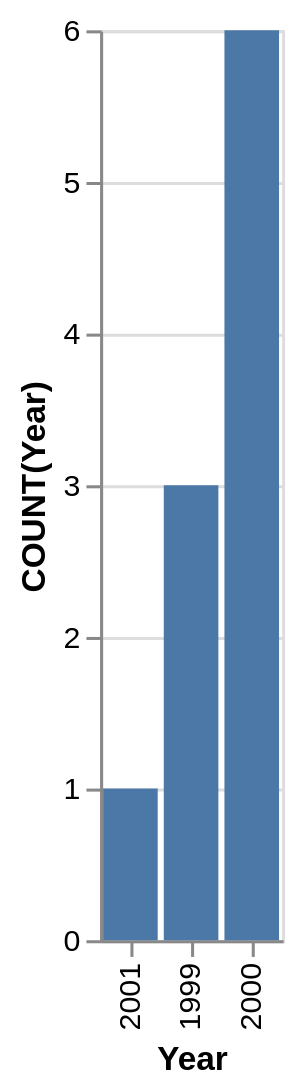

Source (Vega-Lite JSON):
### Vega-Lite specification from a JSON file in a GitHub repository (floating-point values rounded to 4 significant figures)
{"data": {"values": [{"x_data": "1999", "y_data": 3}, {"x_data": "2000", "y_data": 6}, {"x_data": "2001", "y_data": 1}]}, "mark": "bar", "encoding": {"x": {"field": "x_data", "type": "nominal", "title": "Year", "sort": {"op": "sum", "field": "y_data", "order": "ascending"}}, "y": {"field": "y_data", "type": "quantitative", "title": "COUNT(Year)"}}}
